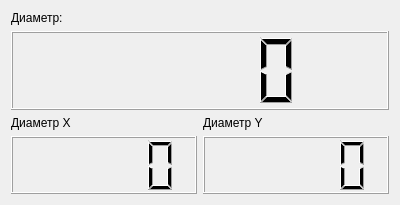
<?xml version="1.0" encoding="UTF-8"?>
<ui version="4.0">
 <class>diameterLooker</class>
 <widget class="QWidget" name="diameterLooker">
  <property name="geometry">
   <rect>
    <x>0</x>
    <y>0</y>
    <width>400</width>
    <height>205</height>
   </rect>
  </property>
  <property name="windowTitle">
   <string>Form</string>
  </property>
  <layout class="QGridLayout" name="gridLayout">
   <item row="0" column="0" colspan="2">
    <layout class="QVBoxLayout" name="VLayout">
     <property name="bottomMargin">
      <number>0</number>
     </property>
     <item>
      <widget class="QLabel" name="label">
       <property name="sizePolicy">
        <sizepolicy hsizetype="Preferred" vsizetype="Fixed">
         <horstretch>0</horstretch>
         <verstretch>0</verstretch>
        </sizepolicy>
       </property>
       <property name="text">
        <string>Диаметр:</string>
       </property>
      </widget>
     </item>
     <item>
      <widget class="QLCDNumber" name="lcdNumber">
       <property name="minimumSize">
        <size>
         <width>0</width>
         <height>50</height>
        </size>
       </property>
      </widget>
     </item>
     <item>
      <layout class="QHBoxLayout" name="horizontalLayout">
       <item>
        <layout class="QVBoxLayout" name="verticalLayout_3">
         <item>
          <widget class="QLabel" name="label_2">
           <property name="sizePolicy">
            <sizepolicy hsizetype="Preferred" vsizetype="Fixed">
             <horstretch>0</horstretch>
             <verstretch>0</verstretch>
            </sizepolicy>
           </property>
           <property name="text">
            <string>Диаметр Х</string>
           </property>
          </widget>
         </item>
         <item>
          <widget class="QLCDNumber" name="lcdNumber_2">
           <property name="minimumSize">
            <size>
             <width>0</width>
             <height>50</height>
            </size>
           </property>
          </widget>
         </item>
        </layout>
       </item>
       <item>
        <layout class="QVBoxLayout" name="verticalLayout">
         <item>
          <widget class="QLabel" name="label_3">
           <property name="sizePolicy">
            <sizepolicy hsizetype="Preferred" vsizetype="Fixed">
             <horstretch>0</horstretch>
             <verstretch>0</verstretch>
            </sizepolicy>
           </property>
           <property name="text">
            <string>Диаметр Y</string>
           </property>
          </widget>
         </item>
         <item>
          <widget class="QLCDNumber" name="lcdNumber_3">
           <property name="minimumSize">
            <size>
             <width>0</width>
             <height>50</height>
            </size>
           </property>
          </widget>
         </item>
        </layout>
       </item>
      </layout>
     </item>
    </layout>
   </item>
  </layout>
 </widget>
 <resources/>
 <connections/>
</ui>
